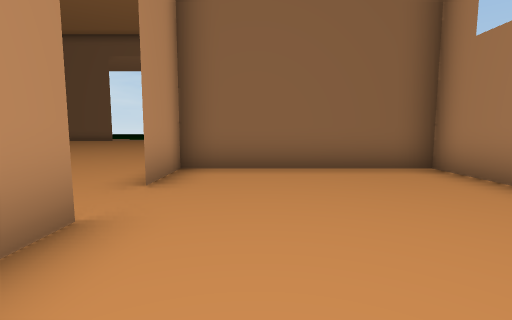
view 1 (above)

24 first-person views from a walk through a 3-D level made in the Unity game engine. The camera is 1.5 m above the floor, tilts 6° down and sees 85° across. The floor is counted in squares, 2 m on a side. Each view is taken from the middle of a square. On the plan, view 1 faces up. The plan holds only what a view shows up to about 10 squares ahead; the rest is blank. The place goes on beyond the plan.

view 2
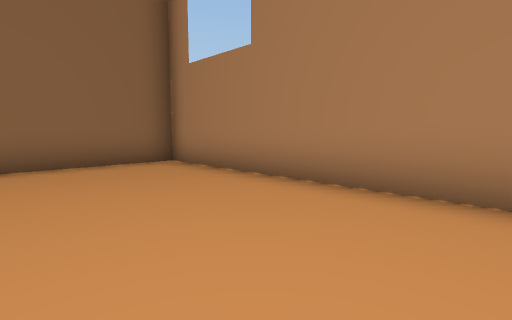

view 3
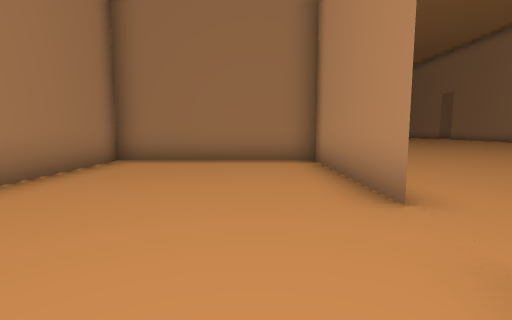

view 4
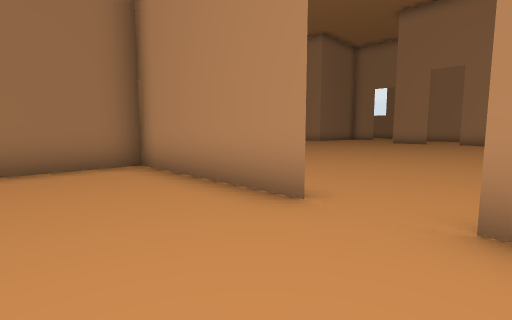

view 5
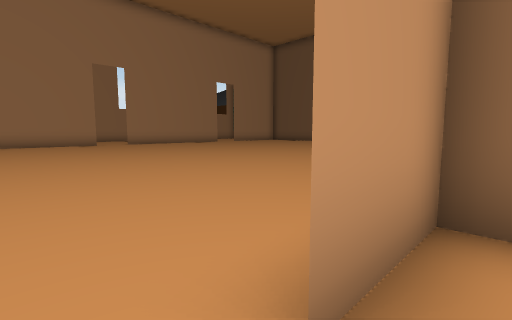

view 6
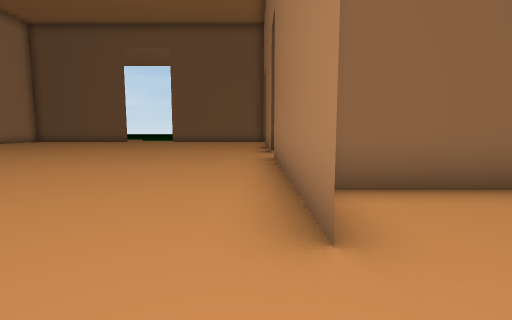

view 7
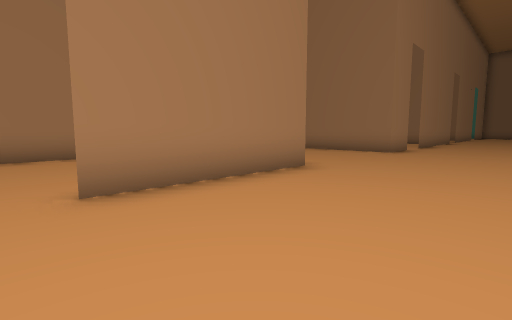

view 8
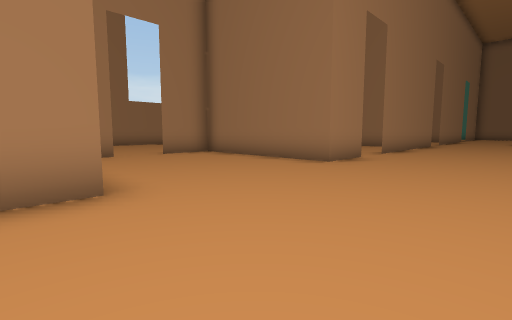

view 9
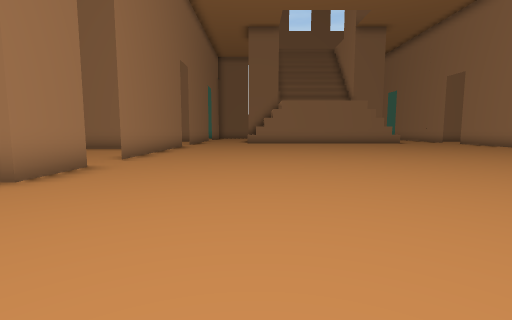

view 10
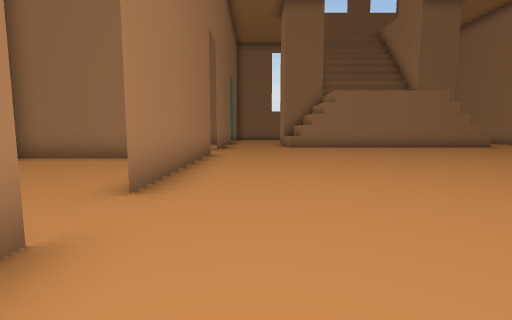

view 11
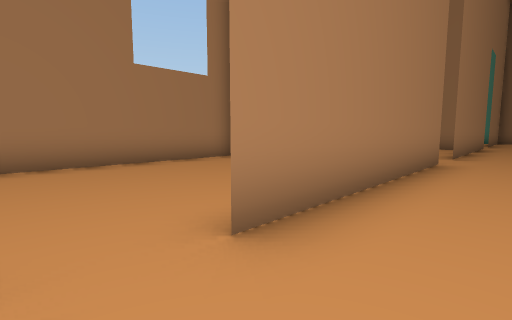

view 12
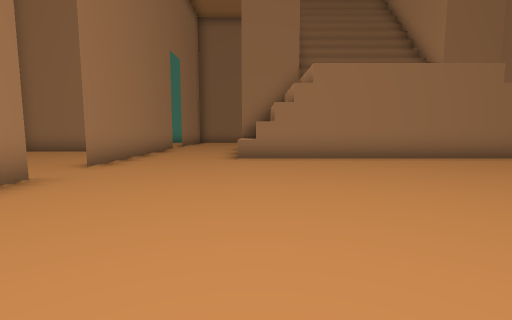

view 13
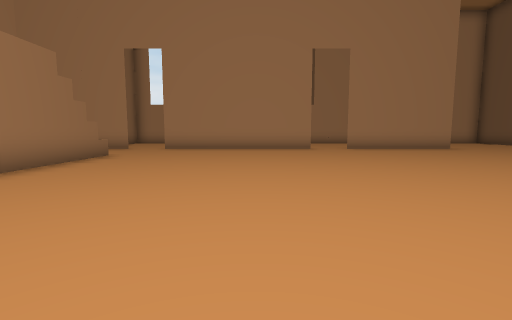

view 14
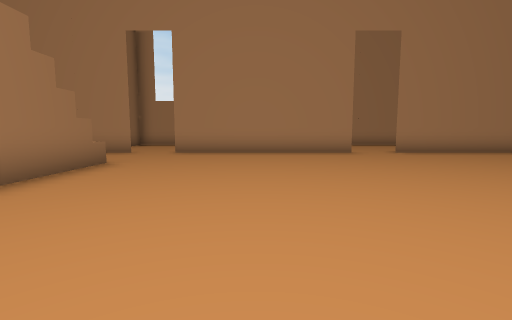

view 15
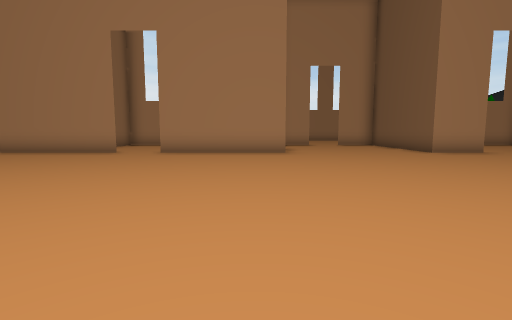

view 16
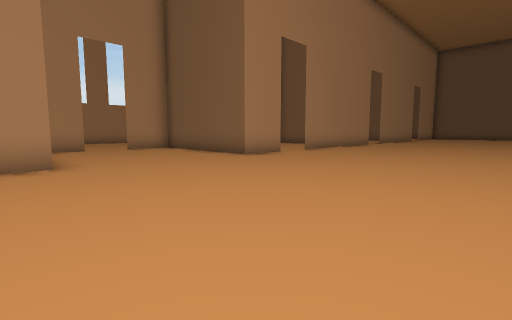

view 17
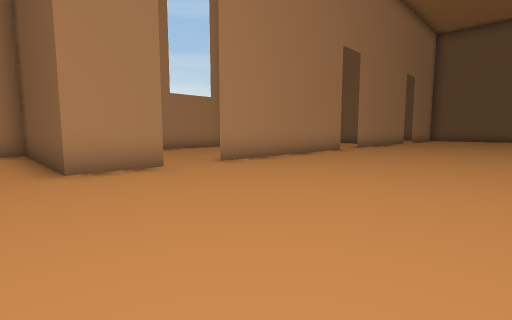

view 18
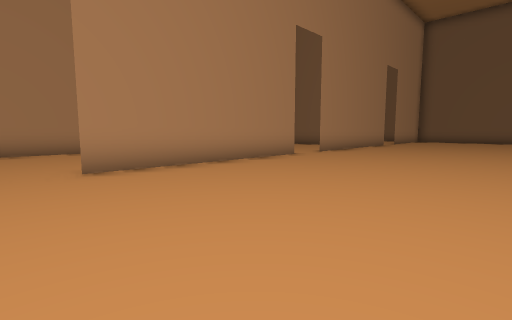

view 19
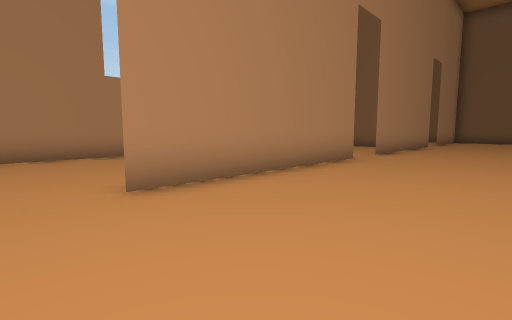

view 20
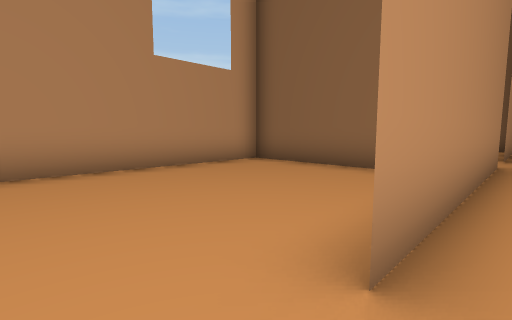

view 21
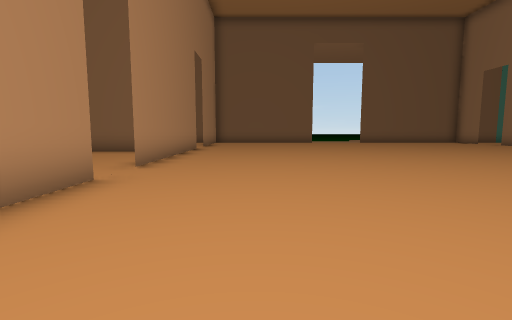

view 22
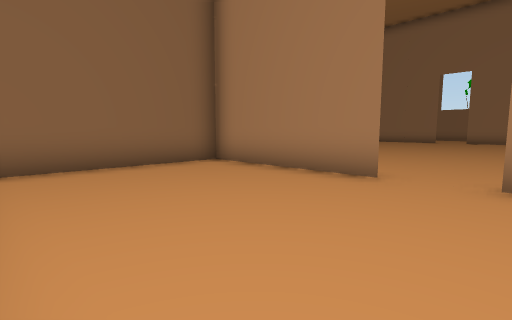

view 23
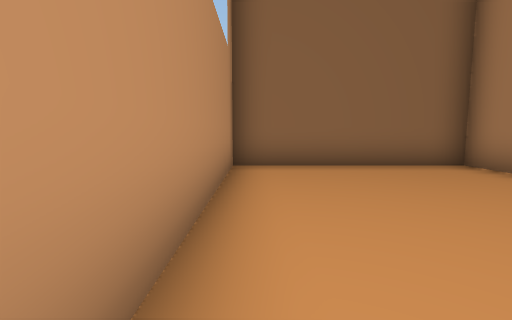

view 24
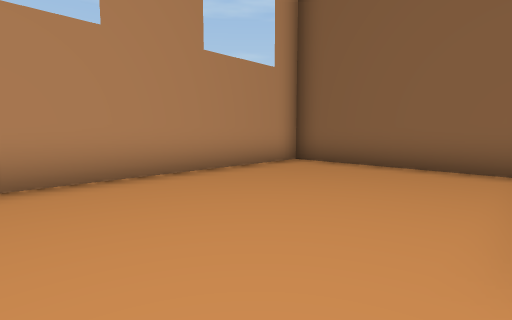

### Floor plan
Ten units are one square. View 1 is at (0, 0); x grows to the right and y downward. Boxes are objects, and circles mark ways between rooms. Rooms are numbered by the first view taken in them; rooms with no view inside come last. Other rooms are left out.
<svg viewBox="-220 -135 265 361">
<path fill="none" stroke="#000" d="M-15 -24 -15 20 35 20 35 -55 -15 -55 -15 -38M-15 21 -15 -22M-15 89 -15 70 32 70M-165 69 -165 112M-165 1 -165 20 -215 20 -215 26M-15 -38 -15 -98M35 39 35 34M35 68 35 52M-165 126 -165 187M-215 52 -215 62M-15 164 -15 102M-165 -74 -165 -13M-135 195 -45 195M-165 201 -165 216M-165 -130 -165 -86M-15 221 -15 178M-181 -55 -215 -55 -215 -1M-165 -86 -165 -130 -215 -130 -215 -71M4 145 35 145 35 92"/>
<circle cx="-10" cy="-30" r="3" fill="#2a7"/>
<circle cx="-160" cy="-5" r="3" fill="#2a7"/>
<circle cx="-160" cy="-80" r="3" fill="#2a7"/>
<circle cx="-10" cy="95" r="3" fill="#2a7"/>
<text x="10" y="-20">1</text>
<text x="-80" y="40">2</text>
<text x="-190" y="-20">3</text>
<text x="-190" y="-90">4</text>
<text x="10" y="100">5</text>
</svg>
Room 1 opens to room 2. Room 2 opens to room 3. Room 2 opens to room 4. Room 2 opens to room 5.

Where each view was taken, in squares from view 1:
view 1: 0 up, 0 right, facing up
view 2: 1 down, 0 right, facing up-right
view 3: 5 up, 0 right, facing down
view 4: 4 up, 1 right, facing down-left
view 5: 3 up, 1 left, facing up-left
view 6: 2 up, 2 left, facing up
view 7: 3 up, 5 left, facing down-right
view 8: 1 down, 5 left, facing down-right
view 9: 3 down, 5 left, facing down
view 10: 7 down, 3 left, facing down
view 11: 9 down, 3 left, facing down-right
view 12: 12 down, 5 left, facing down
view 13: 15 down, 5 left, facing left
view 14: 16 down, 7 left, facing left
view 15: 8 down, 7 left, facing left
view 16: 8 down, 10 left, facing up-left
view 17: 3 down, 11 left, facing up-left
view 18: 0 up, 11 left, facing up-left
view 19: 0 up, 13 left, facing up-left
view 20: 0 up, 16 left, facing up-left
view 21: 3 up, 14 left, facing up
view 22: 7 up, 21 left, facing up-right
view 23: 7 up, 21 left, facing up
view 24: 7 up, 17 left, facing up-left
